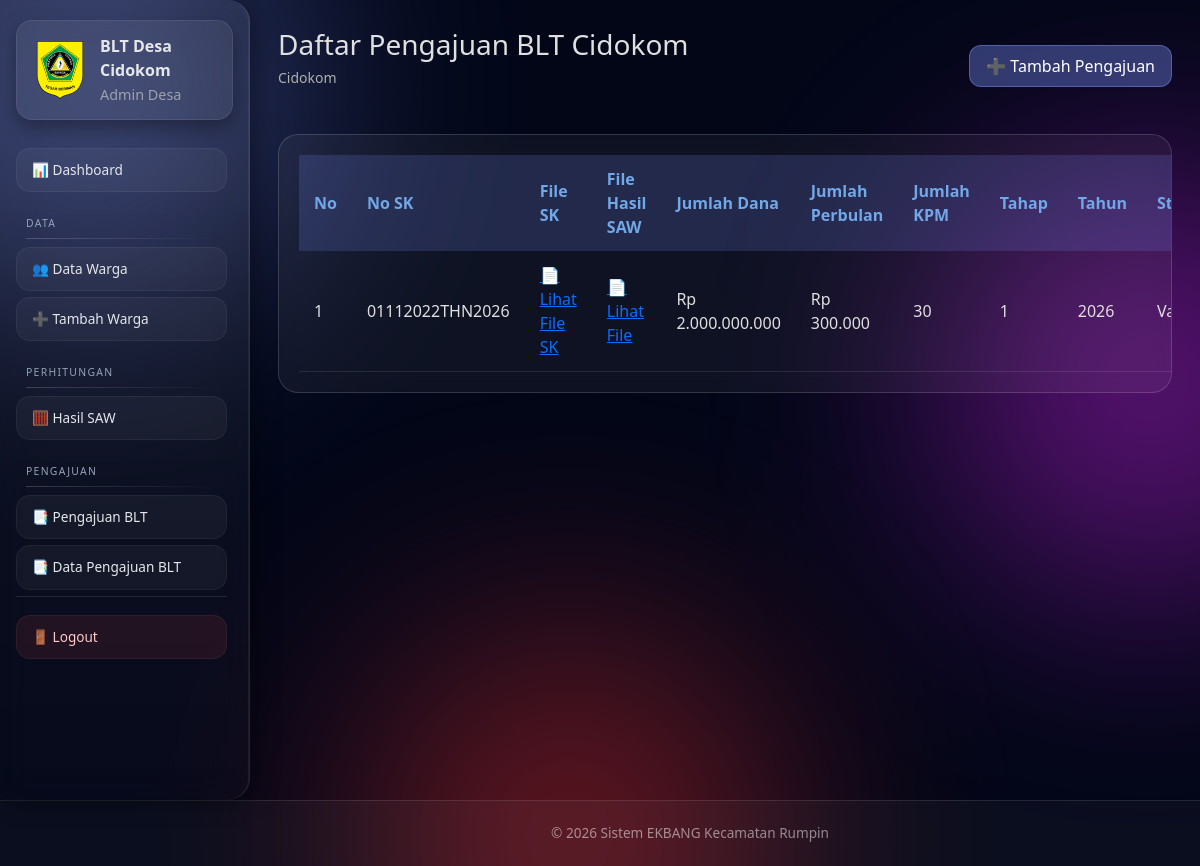
The app's page /desa/pengajuan/list/ (signed in) with its own data.
### ekbang/models.py (models this page shows)
class PengajuanBLT(models.Model):
    desa = models.ForeignKey(
        Desa,
        on_delete=models.CASCADE,
        related_name='pengajuan'
    )
    noSK = models.CharField ()
    fileSK = models.FileField(upload_to='SK_BLT/')
    file_hasil_saw = models.FileField(upload_to='saw/')
    jumlah_dana = models.IntegerField()
    perbulan = models.IntegerField()
    jumlah_kpm = models.IntegerField()
    tahap = models.CharField(max_length=20)
    tahun = models.IntegerField()
    status = models.CharField(
        max_length=20,
        choices=[
            ('pending','Pending'),
            ('valid','Valid'),
            ('tidak_valid','Tidak Valid')
        ],
        default='pending'
    )
    catatan = models.TextField(blank=True, null=True)
    divalidasi_oleh = models.ForeignKey(
        User,
        on_delete=models.SET_NULL,
        null=True,
        blank=True,
        related_name='pengajuan_divalidasi'
    )
    tanggal_validasi = models.DateTimeField(null=True, blank=True)
    created_at = models.DateTimeField(auto_now_add=True)

### ekbang/proses/decorators.py (the view)
        def wrapper(request, *args, **kwargs):
            if not hasattr(request.user, 'profile'):
                messages.error(request, 'Role tidak ditemukan')
                return redirect('login')
            if request.user.profile.role != role:
                messages.error(request, 'Anda tidak punya akses')
                return redirect('login')
            return view_func(request, *args, **kwargs)

### ekbang/views/desa.py (called while the page is built)
@login_required
@role_required('desa')
def pengajuan_blt_list(request):
    desa = request.user.desa
    pengajuan = PengajuanBLT.objects.filter(desa=desa).order_by('-created_at')
    return render(request, 'desa/pengajuan_blt_list.html', {'pengajuan': pengajuan})

### ekbang/templates/desa/pengajuan_blt_list.html (shortened to what this page needs)
{% extends 'base/base.html' %}
{% load static %}
{% load humanize %}
{% block extra_css %}
<link rel="stylesheet" href="{% static 'css/desa/warga_list.css' %}">
{% endblock %}
{% block content %}
<div class="page-header">
    <div>
        <h2>Daftar Pengajuan BLT {{ request.user.username }}</h2>
        <p>  {{ request.user.username }}</p>
    </div>
    <a href="{% url 'desa_pengajuan' %}" class="btn-glass">➕ Tambah Pengajuan</a>
</div>
<div class="glass-card table-card">
    <table class="table-modern">
        <thead>
            <tr>
                <th>No</th>
                <th>No SK</th>
                <th>File SK</th>
                <th>File Hasil SAW</th>
                <th>Jumlah Dana</th>
                <th>Jumlah Perbulan</th>
                <th>Jumlah KPM</th>
                <th>Tahap</th>
                <th>Tahun</th>
                <th>Status</th>
            </tr>
        </thead>
        <tbody>
            {% for p in pengajuan %}
            <tr>
                <td>{{ forloop.counter }}</td>
                <td>{{ p.noSK }}</td>
                <td>
                    {% if p.fileSK %}
                        <a href="{{ p.fileSK.url }}" target="_blank">📄 Lihat File SK</a>
                    {% else %}
                        -
                    {% endif %}
                </td>
                <td>
                    {% if p.file_hasil_saw %}
                        <a href="{{ p.file_hasil_saw.url }}" target="_blank">📄 Lihat File</a>
                    {% else %}
                        -
                    {% endif %}
                </td>
                <td>Rp {{ p.jumlah_dana|intcomma }}</td>
                <td>Rp {{ p.perbulan|intcomma }}</td>
                <td>{{ p.jumlah_kpm }}</td>
                <td>{{ p.tahap }}</td>
                <td>{{ p.tahun }}</td>
                <td>
                    {% if p.status == 'pending' %}
                        <span class="status pending">Pending</span>
                    {% elif p.status == 'valid' %}
                        <span class="status valid">Valid</span>
                    {% else %}
                        <span class="status tidak-valid">Tidak Valid</span>
                    {% endif %}
                </td>
            </tr>
            {% empty %}
            <tr>
                <td colspan="9" style="text-align:center; color:#ccc;">Belum ada pengajuan</td>
            </tr>
            {% endfor %}
        </tbody>
    </table>
</div>
{% endblock %}

### ekbang/templates/base/sidebar.html (shortened to what this page needs)
{% load static %}
<link rel="stylesheet" href="{% static 'css/desa/sidebar.css' %}">
<div class="sidebar-desa">
    <div class="sidebar-brand">
       <span class="logo">
    <img src="{% static 'img/logo.png' %}" alt="Logo" />
</span>
        <div>
            <strong>BLT Desa {{ request.user.username }}</strong>
            <small>Admin Desa</small>
        </div>
    </div>
    <div class="sidebar-scroll">
        <nav class="sidebar-menu">
            <a href="{% url 'desa_dashboard' %}" class="menu-item">📊 Dashboard</a>
            <div class="menu-section">DATA</div>
            <a href="{% url 'desa_warga_list' %}" class="menu-item">👥 Data Warga</a>
            <a href="{% url 'desa_warga_tambah' %}" class="menu-item">➕ Tambah Warga</a>
            <div class="menu-section">PERHITUNGAN</div>
            <a href="{% url 'desa_hasil_saw' %}" class="menu-item">🧮 Hasil SAW</a>
            <div class="menu-section">PENGAJUAN</div>
            <a href="{% url 'desa_pengajuan' %}" class="menu-item">📑 Pengajuan BLT</a>
            <a href="{% url 'desa_pengajuan_list' %}" class="menu-item">📑 Data Pengajuan BLT</a>
        </nav>
        <div class="sidebar-footer">
            <a href="{% url 'logout' %}" class="menu-item logout">🚪 Logout</a>
        </div>
    </div>
</div>

### ekbang/static/css/desa/warga_list.css (style rules this page uses)
.page-header { display: flex; justify-content: space-between; align-items: center; margin-bottom: 30px; color: #E0E0E0; }
.page-header h2 { font-size: 28px; margin-bottom: 5px; }
.page-header p { font-size: 14px; color: #B0B0B0; }
.btn-glass { color: #fff; background: rgba(114, 136, 232, 0.4); border: 1px solid rgba(114, 136, 232, 0.5); padding: 8px 16px; border-radius: 12px; text-decoration: none; font-weight: 500; transition: all 0.3s ease; }
.glass-card { background: rgba(255, 255, 255, 0.05); border-radius: 20px; backdrop-filter: blur(10px); border: 1px solid rgba(255, 255, 255, 0.15); padding: 20px; overflow-x: auto; }
.table-modern { width: 100%; border-collapse: collapse; }
.table-modern th, .table-modern td { padding: 12px 15px; text-align: left; }
.table-modern th { background: rgba(114, 136, 232, 0.2); color: #72A8E8; font-weight: 600; }
.table-modern td { color: #E0E0E0; border-bottom: 1px solid rgba(255, 255, 255, 0.1); }

### ekbang/static/css/desa/sidebar.css (style rules this page uses)
.sidebar-desa { position: fixed; top: 0; left: 0; width: 250px; height: 100vh; background: linear-gradient( 180deg, rgba(255,255,255,0.07), rgba(255,255,255,0.02) ); backdrop-filter: blur(18px); border-right: 1px solid rgba(255,255,255,0.1); border-top-right-radius: 22px; border-bottom-right-radius: 22px; box-shadow: 4px 0 26px rgba(0,0,0,0.45), inset -1px 0 0 rgba(255,255,255,0.06); display: flex; flex-direction: column; padding: 20px 16px; z-index: 30; }
.sidebar-brand { display: flex; align-items: center; gap: 10px; padding: 14px; margin-bottom: 22px; border-radius: 16px; background: rgba(255,255,255,0.06); box-shadow: inset 0 0 0 1px rgba(255,255,255,0.08), 0 8px 20px rgba(0,0,0,0.35); color: #e5e7eb; }
.sidebar-brand .logo { display: flex; align-items: center; }
.sidebar-brand .logo img { width: 60px; height: 60px; object-fit: contain; }
.sidebar-brand strong { font-size: 1rem; }
.sidebar-brand small { display: block; font-size: 0.9rem; color: #9ca3af; margin-top: 2px; }
.sidebar-menu { flex: 1; }
.menu-section { margin: 24px 10px 8px; font-size: 0.65rem; letter-spacing: 1.3px; color: #94a3b8; text-transform: uppercase; position: relative; }
.menu-section::after { content: ''; display: block; height: 1px; margin-top: 6px; background: linear-gradient( to right, rgba(255,255,255,0.18), transparent ); }
.menu-item { position: relative; display: flex; align-items: center; gap: 12px; padding: 12px 16px; margin: 6px 0; border-radius: 14px; font-size: 0.85rem; font-weight: 500; color: #e5e7eb; text-decoration: none; background: rgba(255,255,255,0.04); box-shadow: inset 0 0 0 1px rgba(255,255,255,0.05); transition: all .25s ease; }
.sidebar-footer { margin-top: auto; padding-top: 12px; border-top: 1px solid rgba(255,255,255,0.1); }
.menu-item.logout { background: rgba(239,68,68,0.10); color: #fecaca; }
.sidebar-scroll { flex: 1; overflow-y: auto; padding-right: 6px; }
.sidebar-scroll { scrollbar-width: thin; scrollbar-color: rgba(255,255,255,0.2) transparent; }

### records on screen
PengajuanBLT: noSK "01112022THN2026", jumlah_dana "2.000.000.000", perbulan "300.000", jumlah_kpm "30", tahap "1", tahun "2026", status "Valid"

### other values on screen
{{ request.user.username }} "Cidokom"
